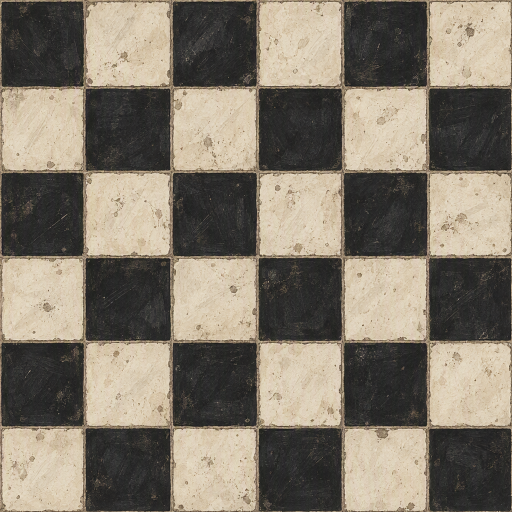
#> input picture tools/handpainted/floor.png, 1024 x 1024 px (shown at 1/2 size)
$ python swap_wall_art.py
#> lines starting #> are read from the running program, lines starting #| are printed output that depends on the picture
### tools/gen_placeholder_art.py
#!/usr/bin/env python3
"""生成占位背景图（CC0 贴图 + 光线投射渲染）。

**构图严格照 FNAF 1 的办公室**（不是自己发挥的）：
  · 正前方是一面后墙，墙上挂着「CELEBRATE!」海报和一墙儿童画（每张顶上写着
    MY FUN DAY!），天花板垂下一盏红罩吊灯，是屋里唯一的光源
  · 桌子抵着后墙，桌面上摆着两台 CRT 显示器、一台大风扇、纸杯、揉皱的纸团、
    一只音箱；桌子正面是两格抽屉
  · 地板是黑白棋盘砖，**墙脚也有一条同样花色的棋盘墙裙**，再往上是灰墙
  · 天花板两个角挂着蛛网
  · 左右两扇门开在侧墙上，门外是走廊

做法不是「画方块拼贴」，而是**光线投射**：给每个像素射一条线，跟场景里所有
盒子求交，命中面的三维坐标决定取哪块贴图。透视、遮挡、光照全是算出来的 ——
改尺寸、换贴图只要重跑一次，不用手调像素。

贴图分两套，按需切换 `TEX_DIR` / `TEX_FILES`：
- `tools/handpainted/`（**当前使用**）—— 手绘绘本风，由 AI 生成（水彩+水粉笔触），
  几何不受影响，只换观感。生成与无缝处理见 `docs/06-手绘贴图.md`
- `tools/cc0/` —— 照片写实风，来自 ambientCG（CC0，可商用、无需署名）

运行：
    python tools/gen_placeholder_art.py
"""

import math
import os

import numpy as np
from PIL import Image, ImageDraw, ImageFilter, ImageFont

W, H = 1920, 1080
ROOT = os.path.dirname(os.path.dirname(os.path.abspath(__file__)))
TEX_DIR = os.path.join(ROOT, "tools", "handpainted")
CHAR_DIR = os.path.join(ROOT, "Assets", "Art", "Characters")
OUT = os.path.join(ROOT, "Assets", "Art", "Backgrounds")
DOOR_OUT = os.path.join(ROOT, "Assets", "Art", "UI")

# 墙上那张「CELEBRATE!」海报和儿童画里站的是谁 —— 用项目作者画好的立绘，
# 不另找素材：现成的就是最准的，还不用担心版权。
CAST = ("niulai", "nailong", "lulu", "daishu")

# ---------------------------------------------------------------- 相机 / 房间
# 单位是米，y 朝上。玩家朝 **+z** 看（yaw = 0 就是正前方）；面朝 +z 时右手边
# 是 +x，所以「左墙」是 x 小的那面，跟直觉一致。
FOV_H = 85.0                    # 水平视场角 —— 原版就是广角，才塞得下整间屋
CAM = (0.0, 1.30, -1.20)        # 坐姿眼高

ROOM_MIN = (-2.60, 0.00, -4.60)
ROOM_MAX = (2.60, 2.60, 3.00)

# 办公桌**抵着后墙**（原版就是这么摆的），所以镜头离桌子有 2.8 米 ——
# 这个距离是照原版反推的：只有离得够远，桌面才是窄窄一条、桌子正面
# （两格抽屉那一面）才进得了画面。凑近了只能看见一块桌面，不像原版。
DESK_MIN = (-2.00, 0.00, 1.60)
DESK_MAX = (2.00, 0.80, 2.60)

# 门洞外的走廊（射线穿过门洞后继续往里打，打到这几只盒子的内壁）
#
# ⚠️ 走廊的 z 范围必须把门洞**两侧各包住 0.4m**。门洞挪位时走廊一定要跟着挪 ——
# 否则射线穿出门洞后打不到走廊盒子，那块会渲成**纯黑**（不是走廊）。
FRONT_CORR = ((-1.70, 0.0, 3.00), (1.70, 2.40, 8.00))
LEFT_CORR = ((-7.00, 0.0, -2.20), (-2.60, 2.20, -0.20))
RIGHT_CORR = ((2.60, 0.0, -2.20), (7.00, 2.20, -0.20))

# 墙上的洞。u/v 是那面墙的平面坐标（见 wall_uv）。
#   axis 0 = x 墙，u = z；axis 1 = y 面，u = x；axis 2 = z 墙，u = x
#
# 两扇门开在玩家**座位旁边**（门洞 z ∈ [-1.80, -0.60]，门心 z = -1.20 正好是眼点的 z）：
# 门心偏航角 ±90°，跨度 ±77°~103°。这样镜头转到七成左右门就进画面了 ——
# 早先门开在侧后方（z ∈ [-3.2, -2.0]，偏航 ±107°~128°），得转一大圈才看得见。
FRONT_HOLE = dict(axis=2, side=True, plane=3.00, u0=-0.88, u1=0.88,
                  v0=0.00, v1=2.10, corr=FRONT_CORR)
LEFT_HOLE = dict(axis=0, side=False, plane=-2.60, u0=-1.80, u1=-0.60,
                 v0=0.00, v1=2.05, corr=LEFT_CORR)
RIGHT_HOLE = dict(axis=0, side=True, plane=2.60, u0=-1.80, u1=-0.60,
                  v0=0.00, v1=2.05, corr=RIGHT_CORR)

HOLES = [FRONT_HOLE, LEFT_HOLE, RIGHT_HOLE]
FRAME_W = 0.11                  # 门框宽度（米）
BAND_H = 0.62                   # 墙脚棋盘墙裙的高度（米）

# 吊灯：从天花板垂下来，是屋里唯一的光源
LAMP = (0.0, 2.42, 1.80)        # 灯罩中心
LIGHT_POS = np.array([0.0, 2.26, 1.80], np.float32)
LIGHT_COLOR = np.array([1.00, 0.86, 0.68], np.float32)
LIGHT_RADIUS = 3.80

# ---------------------------------------------------------------- 配色
FLOOR_TINT = np.array([0.40, 0.42, 0.50], np.float32)     # 黑白棋盘砖压成冷灰
BAND_TINT = np.array([0.62, 0.62, 0.68], np.float32)      # 墙脚墙裙，比地砖亮一点
WALL_TINT = np.array([0.40, 0.42, 0.50], np.float32)
CEIL_TINT = np.array([0.26, 0.27, 0.33], np.float32)
CORR_TINT = np.array([0.32, 0.34, 0.42], np.float32)      # 走廊里更暗更冷
DESK_TINT = np.array([0.24, 0.25, 0.29], np.float32)
DESK_TOP_TINT = np.array([0.34, 0.34, 0.38], np.float32)  # 桌面是浅色麻点台面
FRAME_TINT = np.array([1.70, 1.76, 1.92], np.float32)
CABINET_TINT = np.array([0.46, 0.47, 0.52], np.float32)   # 桌下的机柜 / 音箱
MONITOR_TINT = np.array([0.44, 0.45, 0.52], np.float32)
AMBIENT = 0.18
CORR_GAIN = 0.70               # 走廊整体再压一档 —— 办公室的灯不该照亮走廊
POSTER_GAIN = 0.80             # 墙上的画别比墙还亮

TEX_FILES = {
    "floor": "floor.png",
    "wall": "wall.png",
    "concrete": "concrete.png",
    "metal": "metal.png",
    "paper": "paper.png",
}


# ================================================================ 数学小工具

# [33 lines left out: functions look_rays, project, not called in this run]


def depth_of(pt, cam, yaw):
    d = np.asarray(pt, np.float64) - np.asarray(cam, np.float64)
    return d[0] * math.sin(yaw) + d[2] * math.cos(yaw)


# [59 lines left out: functions box_t, wall_uv, wall_uv_ax, world_pt, not called in this run]


# ================================================================ 贴图

def load_textures(size=512):
    cache = {}
    for key, fname in TEX_FILES.items():
        path = os.path.join(TEX_DIR, fname)
        if os.path.exists(path):
            im = Image.open(path).convert("RGB").resize((size, size), Image.LANCZOS)
            cache[key] = np.asarray(im).astype(np.float32) / 255.0
        else:
            print("  ! 缺贴图 %s —— 用纯色代替" % fname)
            cache[key] = np.full((size, size, 3), 0.35, np.float32)
    return cache


# [10 lines left out: function texel, not called in this run]


def make_grime(seed=7, size=256, blur=5):
    """脏污 / 斑驳的噪声场，取值大约 -1..1。

    墙和地板的贴图本身太平（明暗差不到 3%），不叠点脏东西，整面墙就是
    一块死板的色块 —— 恐怖片最忌讳这个。
    """
    rng = np.random.default_rng(seed)
    a = rng.random((size, size)).astype(np.float32)
    im = Image.fromarray((a * 255).astype(np.uint8)).filter(ImageFilter.GaussianBlur(blur))
    a = np.asarray(im).astype(np.float32) / 255.0
    return (a - a.mean()) / (a.std() + 1e-6)


GRIME = make_grime()
#> in make_grime, `return (a - a.mean()) / (a.std() + 1e-6)`:
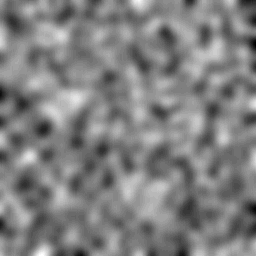
#> returned value: shape (256, 256) float32; min -4.1, max 4.04, mean 1.07e-06; drawn with min black and max white


def big_text(size, text):
    """把 PIL 自带点阵字体放大成「大字」。

    自带字体只有 11 像素高，直接画太小；用 NEAREST 放大之后是方块字，
    当占位正好 —— 而且不牵扯任何字体授权。
    """
    font = ImageFont.load_default()
    tmp = Image.new("L", (size * 3, size), 0)
    ImageDraw.Draw(tmp).text((4, 4), text, fill=255, font=font)
    bbox = tmp.getbbox()
    if bbox is None:
        return Image.new("L", (1, 1), 0)
    tmp = tmp.crop(bbox)
    return tmp.resize((size, max(1, int(size * tmp.size[1] / tmp.size[0]))), Image.NEAREST)


def paper_grain(paper, size, amount):
    """纸纹：拿 paper 贴图的亮度做一个跟目标图同尺寸的调制层。"""
    w, h = size
    lum = np.asarray(
        Image.fromarray((np.clip(paper, 0, 1) * 255).astype(np.uint8))
        .resize((w, h), Image.LANCZOS)
    ).astype(np.float32) / 255.0
    lum = lum.mean(axis=2, keepdims=True)
    return 1.0 + (lum - lum.mean()) * amount


def load_character(code, pose="idle"):
    """读一张角色立绘（带 alpha）。缺了就返回 None —— 调用方退回旧的色块画法。"""
    path = os.path.join(CHAR_DIR, "char_%s_%s.png" % (code, pose))

    if not os.path.exists(path):
        print("  ! 缺立绘 char_%s_%s.png —— 海报里用色块代替" % (code, pose))
        return None

    return Image.open(path).convert("RGBA")


# [5 lines left out: function tint_sprite, not called in this run]


def make_celebrate_poster(paper, cast):
    """后墙上的「CELEBRATE!」海报 —— 用我们自己的吉祥物拼。

    占位版：砖底 + 一排等高、底对齐的角色 + 顶上一行大字。
    项目作者画真的时覆盖同名文件即可。
    """
    im = Image.new("RGB", (512, 640), (74, 44, 40))
    d = ImageDraw.Draw(im)

    # 砖墙底
    for row in range(0, 640, 34):
        d.line([(0, row), (512, row)], fill=(52, 30, 28), width=3)
        for col in range((row // 34) % 2 * 46, 512, 92):
            d.line([(col, row), (col, row + 34)], fill=(52, 30, 28), width=3)

    # 顶上那行 CELEBRATE!
    t = big_text(300, "CELEBRATE!")
    band = Image.new("RGB", (512, 110), (60, 34, 30))
    band.paste(Image.new("RGB", t.size, (246, 214, 96)),
               ((512 - t.size[0]) // 2, max(0, (110 - t.size[1]) // 2)), t)
    im.paste(band, (0, 20))

    # 舞台
    stage = 540
    d.rectangle([0, stage, 512, 640], fill=(46, 28, 26))
    d.line([(0, stage), (512, stage)], fill=(92, 58, 50), width=4)

    # 角色：**按高度对齐**，不是按原始像素 —— 它们本来大小差很多，
    # 直接贴会有的顶天有的只剩一条。统一缩到同一个身高、底边对齐，
    # 看上去才像「并排站在台上」。
    usable = [s for s in cast if s is not None]
    if usable:
        body_h = 340
        slot = 512 // len(usable)

        for i, spr in enumerate(usable):
            scale = body_h / float(spr.height)
            w = max(1, int(spr.width * scale))
            s = tint_sprite(spr.resize((w, body_h), Image.LANCZOS), 0.88,
                            (1.0, 0.94, 0.86))
            cx = int(slot * (i + 0.5))
            im.paste(s, (cx - w // 2, stage - body_h + 26), s)
    else:
        # 没立绘就退回三个色块
        for cx, body in ((120, (108, 74, 58)), (256, (96, 66, 118)), (392, (186, 166, 96))):
            d.ellipse([cx - 54, stage - 200, cx + 54, stage - 92], fill=body)
            d.ellipse([cx - 60, stage - 110, cx + 60, stage - 4], fill=body)

    arr = np.asarray(im).astype(np.float32) / 255.0
    return np.clip(arr * paper_grain(paper, (512, 640), 1.2), 0, 1).astype(np.float32)


# [48 lines left out: function crayon_sprite, not called in this run]


def make_drawing(paper, seed, sprite=None):
    """儿童画 —— 原版墙上贴了一整墙，每张顶上写着 MY FUN DAY!"""
    rng = np.random.default_rng(seed)
    im = Image.new("RGB", (512, 512), (198, 192, 176))
    d = ImageDraw.Draw(im)
    ink = (176, 74, 62)
    blue = (78, 108, 156)
    gold = (188, 152, 62)
    green = (96, 138, 92)

    t = big_text(300, "MY FUN DAY!")
    im.paste(Image.new("RGB", t.size, (196, 78, 62)),
             ((512 - t.size[0]) // 2, 12), t)

    if sprite is not None:
        # 画的就是我们的吉祥物 —— 压成蜡笔版本，贴在纸中间
        art = crayon_sprite(sprite, (360, 360))
        im.paste(art, (76, 128))
    else:
        d.ellipse([150, 150, 362, 362], outline=ink, width=15)
        d.ellipse([204, 218, 236, 250], fill=ink)
        d.ellipse([276, 218, 308, 250], fill=ink)
        d.arc([212, 262, 300, 324], 20, 160, fill=ink, width=13)

    # 底下几笔随手的涂鸦
    for col in (gold, green, blue):
        pts = [(int(rng.integers(24, 488)), int(rng.integers(440, 496))) for _ in range(4)]
        d.line(pts, fill=col, width=9, joint="curve")

    arr = np.asarray(im).astype(np.float32) / 255.0
    return np.clip(arr * paper_grain(paper, (512, 512), 1.6), 0, 1).astype(np.float32)


# [22 lines left out: functions make_vent_texture, make_door_texture, not called in this run]


# ================================================================ 场景盒子

# 每只盒子：范围 + 每个面用什么贴图。faces 里没列到的面走 default。
# 相机在盒子内部（房间）时看的是「离开面」，在外部（桌子、桌上的设备）时看「进入面」。
BOXES = [
    dict(
        bmin=ROOM_MIN, bmax=ROOM_MAX,
        default=("wall", WALL_TINT, 2.0, 0.06),
        faces={
            (1, False): ("floor", FLOOR_TINT, 0.80, 0.05),    # 地板：黑白棋盘砖
            (1, True): ("concrete", CEIL_TINT, 2.4, 0.05),    # 天花板
        },
        band=True,                                            # 墙脚带棋盘墙裙
    ),
    # 办公桌
    dict(bmin=DESK_MIN, bmax=DESK_MAX,
         default=("concrete", DESK_TINT, 1.4, 0.05),
         faces={(1, True): ("concrete", DESK_TOP_TINT, 1.1, 0.05)}),
    # 桌上的两台 CRT 显示器
    dict(bmin=(-1.10, 0.80, 1.95), bmax=(-0.55, 1.30, 2.40),
         default=("metal", MONITOR_TINT, 0.7, 0.04)),
    dict(bmin=(-0.48, 0.80, 2.00), bmax=(-0.06, 1.22, 2.36),
         default=("metal", MONITOR_TINT, 0.7, 0.04)),
    # 右边的音箱
    dict(bmin=(1.18, 0.80, 1.95), bmax=(1.72, 1.48, 2.42),
         default=("metal", CABINET_TINT, 0.9, 0.04)),
    # 风扇的机身（网罩和扇叶另外用 2D 画）
    dict(bmin=(0.30, 0.80, 1.95), bmax=(0.62, 1.06, 2.30),
         default=("metal", MONITOR_TINT, 0.6, 0.04)),
]


# [460 lines left out: functions light_at, surface, render, render_dirs, post, draw_props and 2 more, not called in this run]


# ================================================================ 主流程

# ⚠️ **满转角**（度）—— 必须和 Assets/Scripts/UI/OfficeRoom.cs 的 `MaxYaw` 一致。
#
# 门片是**逐帧**渲的：帧号由 PrototypeScene.ApplyDoors 按 `|pan| × (帧数-1)` 线性取，
# 所以满转（|pan|=1）落到的末帧，必须是相机 yaw = 这个角度时渲的那一张。
# 两边对不上，门片就会和全景里的门洞错开（错开量 ≈ 两角之差对应的屏幕距离）。
TURN_MAX_YAW_DEG = 70.0

# 转头帧数 —— 每侧这么多帧走完 TURN_MAX_YAW_DEG。帧数越多转得越顺（代码在相邻两帧之间
# 交叉淡化），但每帧都是一张 1920×1080 的图，别贪多。
TURN_FRAMES = 10

VIEWS = [("front", 0.0, 11)]
for _i in range(1, TURN_FRAMES + 1):
    VIEWS.append(("left_%02d" % _i,
                  -math.radians(TURN_MAX_YAW_DEG) * _i / TURN_FRAMES, 100 + _i))
for _i in range(1, TURN_FRAMES + 1):
    VIEWS.append(("right_%02d" % _i,
                  math.radians(TURN_MAX_YAW_DEG) * _i / TURN_FRAMES, 200 + _i))

VENT_TEX = None
DOOR_TEX = None
DECALS = []
_TEX = {}


# [88 lines left out: functions build_decals, main, not called in this run]


# [2 lines that do not run on import are left out]

### tools/swap_wall_art.py
#!/usr/bin/env python3
"""把千问 AI 的办公室背景里、后墙/侧墙上的海报和儿童画，换成我们之前程序渲染的
（用我们自己角色的）版本。

做法：复用 gen_placeholder_art.py 里的「海报 / 儿童画」生成函数得到干净的画（带砖底 /
纸底，已经是我们自己的角色），再用同一套相机参数把每张画按它在墙上的 3D 位置
透视投到屏幕上，贴回千问的图里对应的位置。

因为程序版和千问版是同一个 FNAF 1 办公室、同一个机位，墙和画在屏幕上的位置基本
重合，所以直接按程序算出来的位置贴回去就行。绿子看了若觉得某张画位置偏了，
调下面 DECALS 里的 u/v（或脚本里的偏移）即可。

运行：
    C:/Users/DELL/.workbuddy-ai/binaries/python/envs/default/Scripts/python.exe \
        tools/swap_wall_art.py
"""

import math
import os
import sys

import numpy as np
from PIL import Image

ROOT = os.path.dirname(os.path.dirname(os.path.abspath(__file__)))
if ROOT not in sys.path:
    sys.path.insert(0, os.path.join(ROOT, "tools"))
import gen_placeholder_art as G  # noqa: E402

OUT = G.OUT
W, H = G.W, G.H


def to_pil(arr):
    return Image.fromarray((np.clip(arr, 0.0, 1.0) * 255).astype(np.uint8), "RGB")


# [28 lines left out: functions plane_of, world_pt, perspective_coeffs, not called in this run]


def build_sprites(tex):
    sprites = [G.load_character(code) for code in G.CAST]
    celebrate = to_pil(G.make_celebrate_poster(tex["paper"], sprites))
    have = [s for s in sprites if s is not None]
    draws = []
    for i, seed in enumerate((3, 5, 7, 11, 13, 17, 19, 23)):
        draws.append(to_pil(G.make_drawing(tex["paper"], seed,
                                            have[i % len(have)] if have else None)))
    return celebrate, draws


def main():
    print("生成我们自己的海报 / 儿童画 …")
    tex = G.load_textures()
#> pass 2 of the loop in load_textures, `for key, fname in TEX_FILES.items():`:
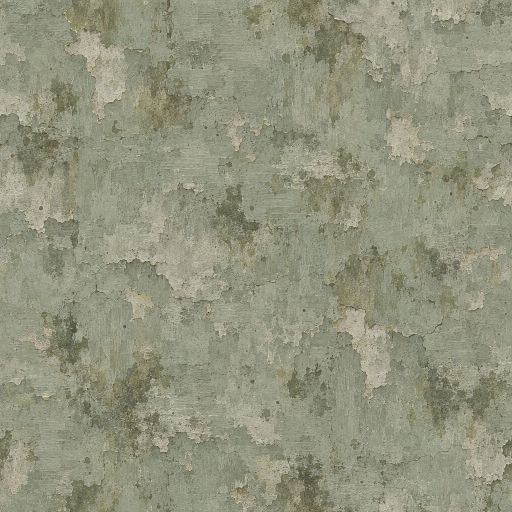
#> input picture tools/handpainted/wall.png, 1024 x 1024 px (shown at 1/2 size)
#> in load_textures, `im = Image.open(path).convert("RGB").resize((size, size), Image.LANCZOS)`:
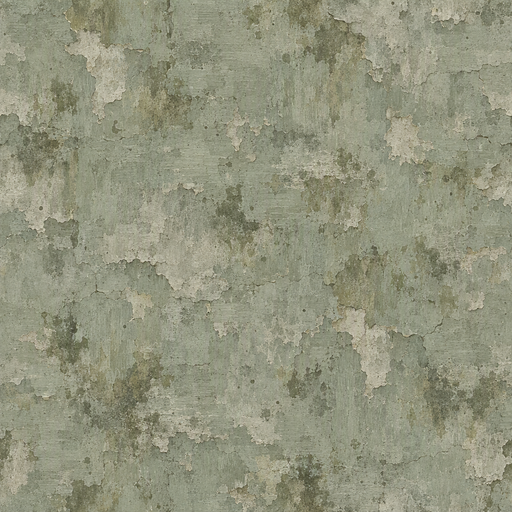
#> im: PIL image 512x512 RGB; mean R, G, B 146.3, 147.7, 125.4
    celebrate, draws = build_sprites(tex)

    # (axis, side_max, u0, v0, u1, v1, sprite) —— 抄自 gen_placeholder_art.build_decals
    DECALS = [
        (2, True, -2.54, 1.02, -1.37, 2.48, celebrate),
        (2, True, -2.54, 0.62, -2.08, 1.08, draws[0]),
        (2, True, -2.00, 0.66, -1.54, 1.12, draws[1]),
        (2, True, -0.32, 2.24, 0.04, 2.60, draws[2]),
        (2, True, 1.12, 1.70, 1.62, 2.20, draws[3]),
        (2, True, 1.68, 1.58, 2.18, 2.08, draws[4]),
        (2, True, 1.14, 1.14, 1.64, 1.64, draws[5]),
        (2, True, 1.70, 1.06, 2.20, 1.56, draws[6]),
        (2, True, 2.24, 1.46, 2.58, 1.80, draws[7]),
        (0, False, -1.12, 1.30, -0.56, 1.86, draws[0]),
        (0, False, -0.48, 1.46, -0.02, 1.92, draws[2]),
        (0, True, -1.12, 1.30, -0.56, 1.86, draws[1]),
        (0, True, -0.48, 1.46, -0.02, 1.92, draws[3]),
    ]

    for name, yaw, _seed in G.VIEWS:
        src_path = os.path.join(OUT, "bg_office_%s.png" % name)
        if not os.path.exists(src_path):
            print("  ! 跳过（没有 %s）" % name)
            continue
        base = Image.open(src_path).convert("RGB")
        printed = False

        for axis, side_max, u0, v0, u1, v1, sprite in DECALS:
            plane = plane_of(axis, side_max)
            # 画的四个角：(u,v) -> 屏幕；sprite 角对应 (du,dv)
            # du=(u-u0)/(u1-u0), dv=(v1-v)/(v1-v0)：dv=0 在 v=v1(顶)，
            # dv=1 在 v=v0(底)
            corners = [
                ((u0, v1), (0, 0)),
                ((u1, v1), (sprite.width, 0)),
                ((u0, v0), (0, sprite.height)),
                ((u1, v0), (sprite.width, sprite.height)),
            ]
            dst = []
            valid = True
            for (u, v), _s in corners:
                wp = world_pt(axis, plane, u, v)
                sx, sy = G.project(wp, G.CAM, yaw)
                if G.depth_of(wp, G.CAM, yaw) <= 0.05:
                    valid = False
                    break
                dst.append((sx, sy))
            if not valid:
                continue
            src_pts = [c[1] for c in corners]

            coeffs = perspective_coeffs(src_pts, dst)
            warped = sprite.transform((W, H), Image.PERSPECTIVE, coeffs,
                                      Image.BICUBIC)
            white = Image.new("L", sprite.size, 255)
            wmask = white.transform((W, H), Image.PERSPECTIVE, coeffs, Image.BICUBIC)
            wmask = wmask.point(lambda p: 255 if p > 128 else 0)

            base.paste(warped, (0, 0), wmask)

            if not printed:
                print("  贴 %s 的画 …" % name)
                printed = True

        base.save(src_path)
        print("  wrote", os.path.relpath(src_path, ROOT))

    print("完成。千问的办公室保留，墙上的画换成我们自己的角色了。")


if __name__ == "__main__":
    main()
#> in main, `tex = G.load_textures()`: tex = 5 items
#> in big_text, `ImageDraw.Draw(tmp).text((4, 4), text, fill=255, font=font)`:
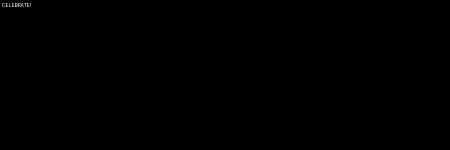
#> tmp: PIL image 900x300 L (shown at 1/2 size); min 0, max 252, mean 0.1
#> in big_text, `bbox = tmp.getbbox()`: bbox = (4, 6, 61, 14)
#> in make_celebrate_poster, `band.paste(Image.new("RGB", t.size, (246, 214, 96)), ((512 - t.size[0]..`:
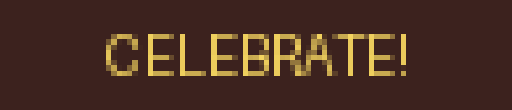
#> band: PIL image 512x110 RGB; mean R, G, B 72.9, 46.5, 34.6
#> in make_celebrate_poster, `im.paste(band, (0, 20))`:
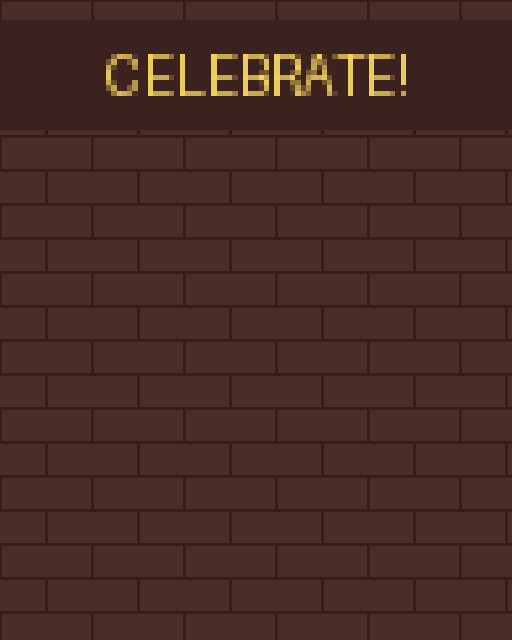
#> im: PIL image 512x640 RGB; mean R, G, B 71.6, 43, 37.9
#> in make_celebrate_poster, `arr = np.asarray(im).astype(np.float32) / 255.0`:
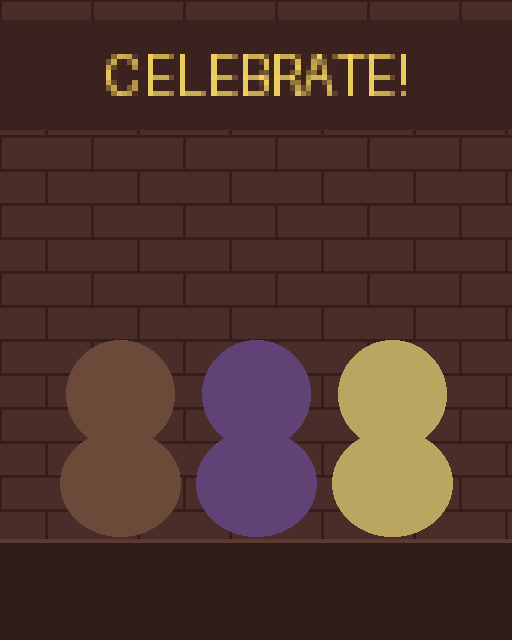
#> arr: shape (640, 512, 3) float32; mean R, G, B 0.305, 0.2, 0.176
#> the loop in build_sprites, `for i, seed in enumerate((3, 5, 7, 11, 13, 17, 19, 23)):` made 8 passes
#> pass 1, in make_drawing, `im = Image.new("RGB", (512, 512), (198, 192, 176))`:
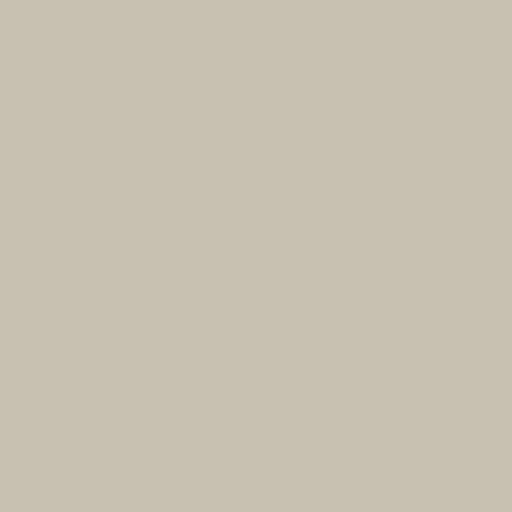
#> im: PIL image 512x512 RGB; mean R, G, B 198, 192, 176
#> pass 1, in make_drawing, `arr = np.asarray(im).astype(np.float32) / 255.0`:
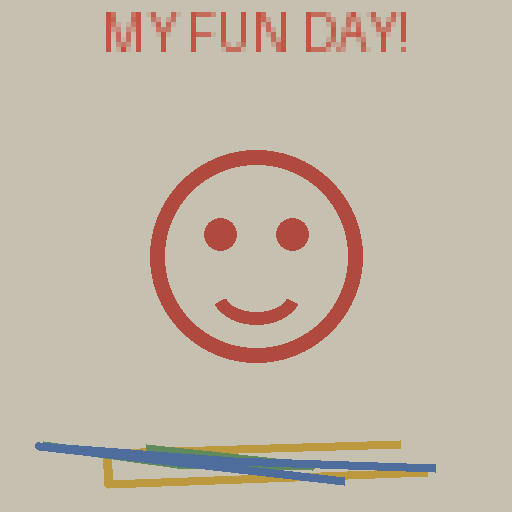
#> arr: shape (512, 512, 3) float32; mean R, G, B 0.763, 0.715, 0.653
#> after the loop in build_sprites, `for i, seed in enumerate((3, 5, 7, 11, 13, 17, 19, 23)):`: draws = 8 items
#|   ! 跳过（没有 front）
#> pass 2 of the loop in main, `for name, yaw, _seed in G.VIEWS:`:
#|   ! 跳过（没有 left_01）
